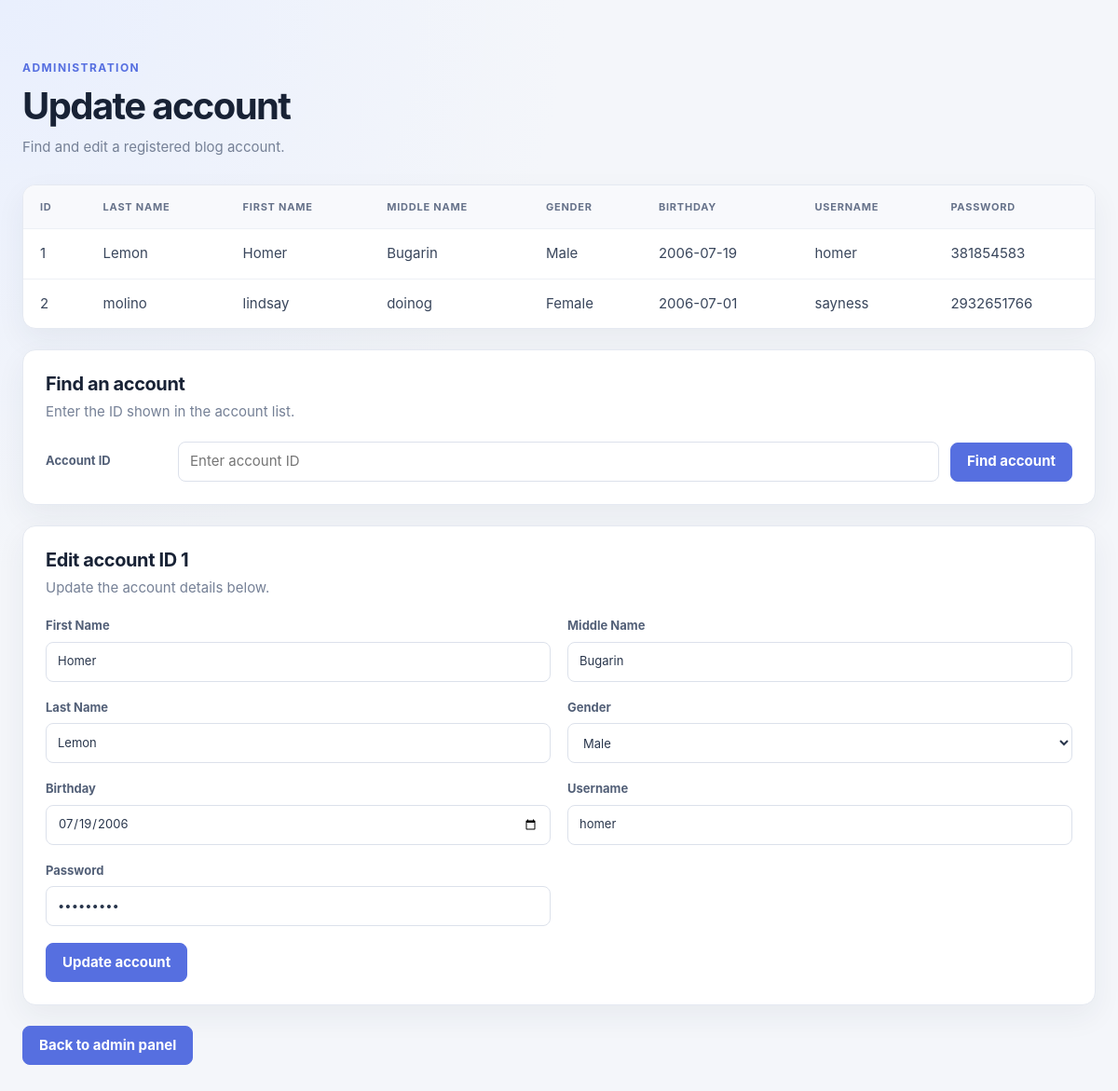
/Admin/upd.php?id=1 (signed in), run on the app's committed database.
### tables this page shows
CREATE TABLE `acc_info` (
  `ID` int(11) NOT NULL,
  `FNAME` varchar(255) NOT NULL,
  `MNAME` varchar(255) NOT NULL,
  `LNAME` varchar(255) NOT NULL,
  `GENDER` text NOT NULL,
  `BDAY` date NOT NULL,
  `USERNAME` varchar(100) NOT NULL,
  `PASSWORD` varchar(100) NOT NULL,
  `SECURITY_QUESTION` varchar(50) NOT NULL,
  `SECURITY_ANSWER` varchar(255) NOT NULL,
  `SECURITY_QUESTION_2` varchar(50) NOT NULL,
  `SECURITY_ANSWER_2` varchar(255) NOT NULL,
  `SECURITY_QUESTION_3` varchar(50) NOT NULL,
  `SECURITY_ANSWER_3` varchar(255) NOT NULL
);

### Admin/upd.php (the view, shortened to what this page needs)
<?php
include('../includes/db_conn.php');
$sql = "SELECT * FROM acc_info ORDER BY LNAME ASC";
$query = $dbconn->query($sql);
$account = null;
if (isset($_GET['id'])) {
    $id = filter_input(INPUT_GET, 'id', FILTER_VALIDATE_INT);
    if ($id) {
        $stmt = $dbconn->prepare('SELECT * FROM acc_info WHERE ID = ?');
        $stmt->bind_param('i', $id);
        $stmt->execute();
        $result = $stmt->get_result();
        $account = $result->fetch_assoc();
    } else {
        $message = 'Please enter a valid ID.';
    }
}
function e($value): string
{
    return htmlspecialchars((string) $value, ENT_QUOTES, 'UTF-8');
}
?>
<!DOCTYPE html>
<html lang="en">
<head>
  <link rel="stylesheet" href="admin.css">
</head>
<body>
  <main class="admin-page">
    <header class="page-header">
      <div>
        <p class="eyebrow">Administration</p>
        <h1>Update account</h1>
        <p class="page-description">Find and edit a registered blog account.</p>
      </div>
    </header>
    <section class="table-card" aria-label="Registered accounts">
      <div class="table-scroll">
        <table class="account-table">
          <thead>
            <tr>
              <th>ID</th>
              <th>Last Name</th>
              <th>First Name</th>
              <th>Middle Name</th>
              <th>Gender</th>
              <th>Birthday</th>
              <th>Username</th>
              <th>Password</th>
            </tr>
          </thead>
          <tbody>
            <?php while ($row = $query->fetch_assoc()): ?>
              <tr>
                <td><?php echo e($row['ID']); ?></td>
                <td><?php echo e($row['LNAME']); ?></td>
                <td><?php echo e($row['FNAME']); ?></td>
                <td><?php echo e($row['MNAME']); ?></td>
                <td><?php echo e($row['GENDER']); ?></td>
                <td><?php echo e($row['BDAY']); ?></td>
                <td><?php echo e($row['USERNAME']); ?></td>
                <td><?php echo e($row['PASSWORD']); ?></td>
              </tr>
            <?php endwhile; ?>
          </tbody>
        </table>
      </div>
    </section>
    <section class="form-card" aria-labelledby="find-heading">
      <h2 id="find-heading">Find an account</h2>
      <p class="section-description">Enter the ID shown in the account list.</p>
      <form class="admin-form admin-form--lookup" method="GET" action="upd.php">
        <label for="id">Account ID</label>
        <input type="number" id="id" name="id" min="1" placeholder="Enter account ID" required>
        <input class="button" type="submit" value="Find account">
      </form>
    </section>
    <?php if ($account): ?>
      <section class="form-card" aria-labelledby="edit-heading">
        <h2 id="edit-heading">Edit account ID <?php echo e($account['ID']); ?></h2>
        <p class="section-description">Update the account details below.</p>
        <form class="admin-form" method="POST" action="upd.php">
          <label for="fname">First Name
            <input type="text" id="fname" name="fname" value="<?php echo e($account['FNAME']); ?>" required>
          </label>
          <label for="mname">Middle Name
            <input type="text" id="mname" name="mname" value="<?php echo e($account['MNAME']); ?>" required>
          </label>
          <label for="lname">Last Name
            <input type="text" id="lname" name="lname" value="<?php echo e($account['LNAME']); ?>" required>
          </label>
          <label for="gender">Gender
            <select id="gender" name="gender" required>
              <option value="Male" <?php echo $account['GENDER'] === 'Male' ? 'selected' : ''; ?>>Male</option>
            </select>
          </label>
          <label for="bday">Birthday
            <input type="date" id="bday" name="bday" value="<?php echo e($account['BDAY']); ?>" required>
          </label>
          <label for="uname">Username
            <input type="text" id="uname" name="uname" value="<?php echo e($account['USERNAME']); ?>" required>
          </label>
          <label for="pass">Password
            <input type="password" id="pass" name="pass" value="<?php echo e($account['PASSWORD']); ?>" required>
          </label>
          <div class="form-actions">
            <input class="button" type="submit" value="Update account">
          </div>
        </form>
      </section>
    <?php endif; ?>
    <nav class="admin-actions" aria-label="Admin actions">
      <form action="index.php">
        <input class="button button-quiet" type="submit" value="Back to admin panel">
      </form>
    </nav>
  </main>
</body>
</html>

### Admin/admin.css (style rules this page uses)
:root { color-scheme: light; font-family: Inter, "Segoe UI", Arial, sans-serif; color: #202b3c; background: #f4f6fa; font-synthesis: none; text-rendering: optimizeLegibility; }
* { box-sizing: border-box; }
body { min-width: 320px; min-height: 100vh; margin: 0; background: radial-gradient(ellipse at top left, rgba(228, 236, 255, 0.7), transparent 38rem), #f4f6fa; color: #202b3c; font: 15px/1.5 Inter, "Segoe UI", Arial, sans-serif; }
.admin-page { width: min(100% - 48px, 1360px); margin: 0 auto; padding: 64px 0; }
.page-header { display: flex; align-items: flex-end; justify-content: space-between; margin-bottom: 28px; }
.eyebrow { margin: 0 0 8px; color: #566fe0; font-size: 12px; font-weight: 700; letter-spacing: 0.12em; text-transform: uppercase; }
h1, h2, h3 { margin: 0; color: #182235; line-height: 1.2; }
h1 { font-size: clamp(30px, 4vw, 40px); letter-spacing: -0.04em; }
.page-description { margin: 9px 0 0; color: #758096; }
.table-card { overflow: hidden; border: 1px solid #e5e9f1; border-radius: 14px; background: #fff; box-shadow: 0 12px 32px rgba(34, 48, 76, 0.06); }
.table-scroll { overflow-x: auto; }
.account-table { width: 100%; border-collapse: collapse; text-align: left; white-space: nowrap; }
.account-table th, .account-table td { padding: 15px 18px; border-bottom: 1px solid #edf0f5; }
.account-table th { background: #f8f9fc; color: #66728a; font-size: 11px; font-weight: 700; letter-spacing: 0.07em; text-transform: uppercase; }
.account-table td { color: #39465c; }
.account-table tbody tr:last-child td { border-bottom: 0; }
.form-card { margin-top: 22px; padding: 24px; border: 1px solid #e5e9f1; border-radius: 14px; background: #fff; box-shadow: 0 12px 32px rgba(34, 48, 76, 0.06); }
.form-card h2 { font-size: 20px; letter-spacing: -0.02em; }
.section-description { margin: 7px 0 20px; color: #758096; }
.admin-form { display: grid; grid-template-columns: repeat(2, minmax(0, 1fr)); gap: 18px; }
.admin-form label { display: grid; gap: 7px; color: #536078; font-size: 13px; font-weight: 650; }
.admin-form input:not([type="submit"]):not([type="hidden"]), .admin-form select { width: 100%; min-height: 43px; padding: 9px 12px; border: 1px solid #dce1eb; border-radius: 8px; outline: none; background: #fff; color: #29364c; font: inherit; font-weight: 400; }
.admin-form--lookup { grid-template-columns: minmax(130px, auto) minmax(180px, 1fr) auto; align-items: end; gap: 12px; }
.admin-form--lookup label { align-self: center; }
.form-actions { grid-column: 1 / -1; }
.admin-actions { display: flex; flex-wrap: wrap; gap: 12px; margin-top: 22px; }
.admin-actions form { margin: 0; }
.button, button, input[type="submit"] { min-height: 42px; padding: 0 17px; border: 1px solid #566fe0; border-radius: 8px; background: #566fe0; color: #fff; cursor: pointer; font: inherit; font-weight: 650; transition: background-color 140ms ease, border-color 140ms ease, transform 140ms ease; }
.admin-actions .button { display: inline-flex; align-items: center; justify-content: center; text-decoration: none; }
.button-quiet { border-color: #e2e6ee; background: #fff; color: #536078; }

### data on the page
acc_info: ID "1", LNAME "Lemon", FNAME "Homer", MNAME "Bugarin", GENDER "Male", BDAY "2006-07-19", USERNAME "homer", PASSWORD "381854583", fname "Homer", mname "Bugarin", lname "Lemon", gender "Male", bday "07/19/2006", uname "homer"
acc_info: ID "2", LNAME "molino", FNAME "lindsay", MNAME "doinog", GENDER "Female", BDAY "2006-07-01", USERNAME "sayness", PASSWORD "2932651766"
